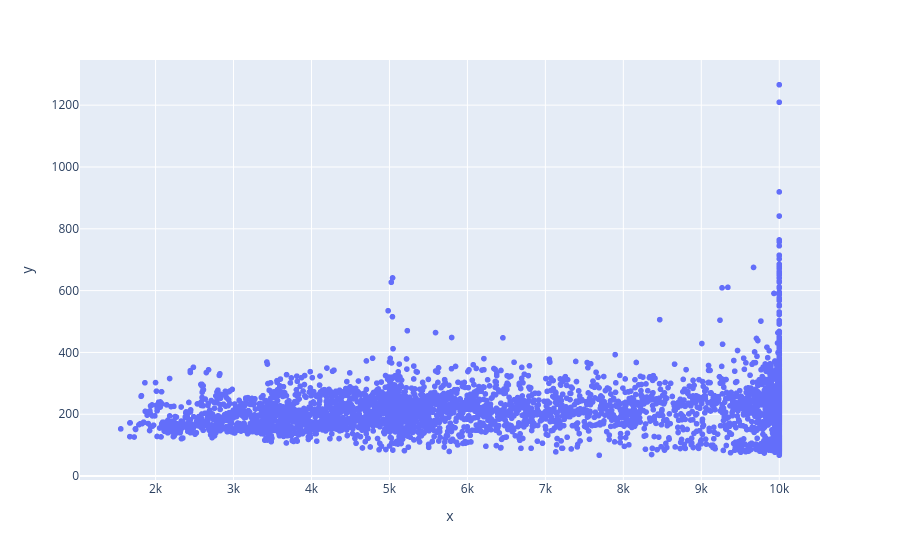

The notebook cell saved with this chart:
### Code cell
import plotly.express as px
px.scatter(x=route_summary["mean_hhi"],y=route_summary["avg_fare_weighted"])

### Figure 1 — Plotly figure (JSON) as saved in the notebook; plotly's stock layout.template omitted (floating-point values rounded to 4 significant figures; data arrays with more than 128 entries replaced by an {"elided": "..."} marker saying what was removed)
{"data": [{"hovertemplate": "x=%{x}<br>y=%{y}<extra></extra>", "legendgroup": "", "marker": {"color": "#636efa", "symbol": "circle"}, "mode": "markers", "name": "", "showlegend": false, "type": "scattergl", "x": {"elided": "5354 float values"}, "xaxis": "x", "y": {"elided": "5354 float values"}, "yaxis": "y"}], "layout": {"legend": {"tracegroupgap": 0}, "margin": {"t": 60}, "xaxis": {"anchor": "y", "domain": [0, 1], "title": {"text": "x"}}, "yaxis": {"anchor": "x", "domain": [0, 1], "title": {"text": "y"}}}}
